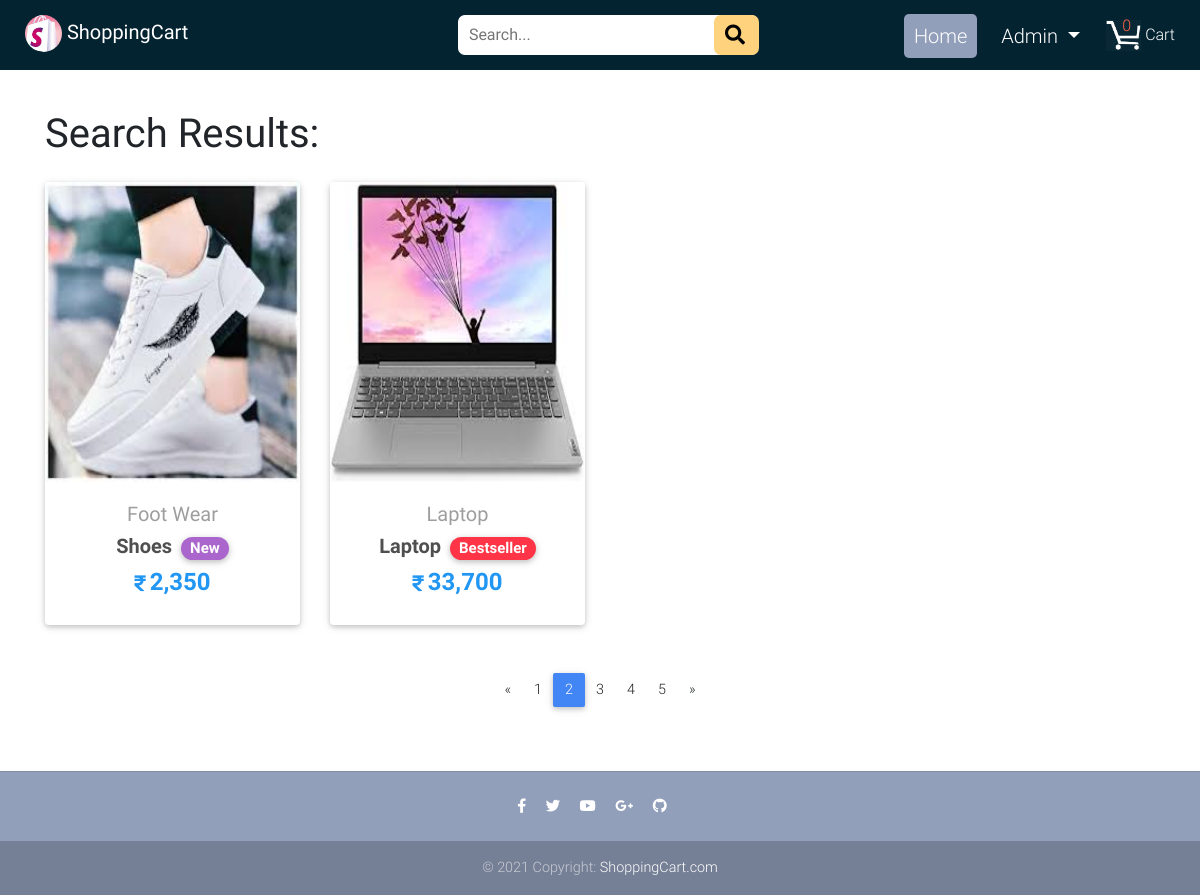
The page /search/?page=2 (signed in) on the database its author committed.
### myshop/models.py (models this page shows, shortened)
class Product(models.Model):
    title = models.CharField(max_length=100)
    price = models.IntegerField()
    discounted_price = models.IntegerField(blank=True, null=True)
    description = models.TextField()
    tag = models.CharField(choices=LABEL_CHOICES,
                           max_length=15, blank=True, null=True)
    label = models.CharField(choices=LABEL_COLOR_CHOICES,
                             max_length=1, blank=True, null=True)
    brand = models.CharField(max_length=50)
    size = MultiSelectField(choices=SIZE_CHOICES, blank=True, null=True)
    category = models.ForeignKey(Category, on_delete=models.CASCADE)
    image = models.ImageField(upload_to='images')

class Category(models.Model):
    category = models.CharField(max_length=15)
    def __str__(self):
        return self.category

### myshop/views.py (the view)
# urls.py: path('search/', views.Search, name='search'),
def Search(request):
    query = request.GET.get('query', '').lower()
    if len(query) > 78:
        search_products = Product.objects.none()
    title_Search = Product.objects.filter(title__icontains=query)
    description_search = Product.objects.filter(
        description__icontains=query)
    brand_search = Product.objects.filter(brand__icontains=query)
    search_products = title_Search.union(
        description_search, brand_search)
    all_product = Paginator(search_products, 2)
    page = request.GET.get('page')
    try:
        product = all_product.page(page)
    except PageNotAnInteger:
        product = all_product.page(1)
    except EmptyPage:
        product = all_product.page(all_product.num_pages)
    if search_products.count() == 0:
        messages.warning(
            request, 'No search results found, Please refine your query. !!')
    user = request.user
    cart_item = Cart.objects.filter(user=user)
    cart_quantity = 0
    if user.is_authenticated:
        for i in cart_item:
            cart_quantity += i.quantity
    context = {
        'product': product,
        'query': query,
        'cart_quantity': cart_quantity
    }
    return render(request, 'search.html', context)

### myshop/templates/search.html (shortened to what this page needs)
{% extends "base.html" %}
{% load static %}
{% load humanize %}
{% block home %} active {% endblock home %}
{% block content %}
  <main style="word-wrap: break-word;">
    <div class="container" style="margin-top: 100px;">
      <h1 class="my-4"><strong>Search Results:</strong></h1>
      <section class="text-center mb-4">
        <div class="row wow fadeIn">
          {% for prod in product %}
          <div class="col-lg-3 col-md-6 mb-4">
            <div class="card">
              <div class="view overlay">
                <img src="{{ prod.image.url }}" class="card-img-top" height="300" alt="">
              </div>
              <div class="card-body text-center">
                <a href="{% url 'product_detail' prod.id %}" class="grey-text">
                  <h5>{{ prod.category }}</h5>
                </a>
                <h5>
                  <strong>
                    <a href="{% url 'product_detail' prod.id %}" class="dark-grey-text">{{ prod.title }}
                {% if prod.label %}
                   <span class="badge badge-pill {{ prod.get_label_display }}-color ml-1">{{prod.tag}}</span>
                {% endif %}
                    </a>
                  </strong>
                </h5>
                <h4 class="font-weight-bold blue-text">
                {% if prod.discounted_price %}
                  <strong><i class="fa mr-1" style="font-size: 18px;">&#xf156;</i>{{ prod.discounted_price|intcomma }}</strong>
                {% else %}
                  <strong><i class="fa mr-1" style="font-size: 18px;">&#xf156;</i>{{ prod.price|intcomma }}</strong>
                {% endif %}
                </h4>
              </div>
            </div>
          </div>
          {% endfor %}
        </div>
    </div>
    <nav class="d-flex justify-content-center wow fadeIn">
      <ul class="pagination pg-blue">
        {% if product.has_previous %}
        <li class="page-item">
          <a class="page-link" href="?page={{product.previous_page_number}}" aria-label="Previous">
            <span aria-hidden="true">&laquo;</span>
          </a>
        </li>
        {% endif %}
        {% for pg in product.paginator.page_range %}
        {% if product.number == pg %}
        <li class="page-item active"><a class="page-link" href="?page={{pg}}" class="btn btn-default">{{pg}}</a>
        </li>
        {% else %}
        <li class="page-item"><a class="page-link" href="?page={{pg}}" class="btn">{{pg}}</a></li>
        {% endif %}
        {% endfor %}
        {% if product.has_next %}
        <li class="page-item">
          <a class="page-link" href="?page={{product.next_page_number}}" aria-label="Next">
            <span aria-hidden="true">&raquo;</span>
          </a>
        </li>
        {% endif %}
      </ul>
    </nav>
</main>
{% endblock %}

### myshop/templates/base.html (shortened to what this page needs)
{% load static %}
<!DOCTYPE html>
<html lang="en">
<head>
    <link rel="stylesheet" href="https://use.fontawesome.com/releases/v5.11.2/css/all.css">
    <link href="{% static 'css/bootstrap.min.css' %}" rel="stylesheet">
    <link href="{% static 'css/mdb.min.css' %}" rel="stylesheet">
    <link href="{% static 'css/style.min.css' %}" rel="stylesheet">
</head>
<body>
    <nav class="container-fluid fixed-top navbar-expand-lg">
        <div class="row">
            <div class="brand">
                <a class="navbar-brand waves-effect" href="/" target="_blank">
                    <span>
                        <img src="{% static 'img/logo1.jpg' %}" class="logo">
                    </span>
                    <strong class="white-text">ShoppingCart</strong>
                </a>
            </div>
            <div class="cart-item">
                <a href="{% url 'cart_item' %}" class="cart waves-effect">
                    {% if user.is_anonymous %}
                    <span class="cart-basket d-flex align-items-center justify-content-center">0</span>
                    {% else %}
                    <span class="cart-basket d-flex align-items-center justify-content-center">{{cart_quantity}}</span>
                    {% endif %}
                    <span>
                        <img class="cart-image" src="{% static 'img/shoppingcart.png' %}">
                    </span>
                    <span class="text-white">Cart</span>
                </a>
            </div>
            <div class="searchbar">
                <form action="/search" method="GET">
                    <input class="search" name="query" id="query" type="search" placeholder="Search..." aria-label="Search">
                    <button class="search-btn" type="submit" style="border: none;">
                        <i class="fas fa-search"></i>
                    </button>
                </form>
            </div>
            <div class="slbar">
                <ul class="main-menu">
                    {% if user.is_authenticated %}
                    <li class="{% block home %} {% endblock home %}">
                        <a href="{% url 'home' %}">Home</a>
                    </li>
                    <li>
                        <div class="dropdown">
                            <a class="text-white dropdown-toggle text-capitalize" type="button"
                                id="dropdownMenuButton" data-toggle="dropdown" aria-haspopup="true"
                                aria-expanded="false">
                                {{user.username}}
                            </a>
                        </div>
                    </li>
                    {% endif %}
                </ul>
            </div>
        </div>
    </nav>
    {% block content %}{% endblock %}
    <footer class="page-footer text-center font-small mt-5">
        <hr class="my-4">
        <div class="pb-4">
            <a href="#" target="_blank">
                <i class="fab fa-facebook-f mr-3"></i>
            </a>
            <a href="#" target="_blank">
                <i class="fab fa-twitter mr-3"></i>
            </a>
            <a href="#" target="_blank">
                <i class="fab fa-youtube mr-3"></i>
            </a>
            <a href="#" target="_blank">
                <i class="fab fa-google-plus-g mr-3"></i>
            </a>
            <a href="#" target="_blank">
                <i class="fab fa-github mr-3"></i>
            </a>
        </div>
        <div class="footer-copyright py-3">
            © 2021 Copyright:
            <a href="#" target="_blank"> ShoppingCart.com</a>
        </div>
    </footer>
</body>
</html>

### rows shown on the page
Product: image (picture), category "Foot Wear", title "Shoes", tag "New", discounted_price "2,350"
Product: image (picture), category "Laptop", title "Laptop", tag "Bestseller", discounted_price "33,700"

### other values the page prints
{{ cart_quantity }} "0"
{{ user.username }} "Admin"
{{ pg }} "1" "3" "4" "5"
{{ pg }} "2"
